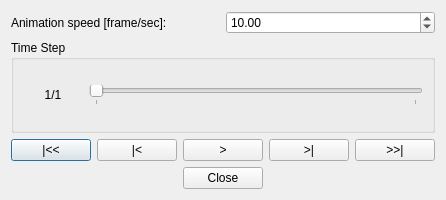
<?xml version="1.0" encoding="UTF-8"?>
<ui version="4.0">
 <class>TimeStepDialog</class>
 <widget class="QDialog" name="TimeStepDialog">
  <property name="geometry">
   <rect>
    <x>0</x>
    <y>0</y>
    <width>440</width>
    <height>200</height>
   </rect>
  </property>
  <property name="windowTitle">
   <string>Dialog</string>
  </property>
  <layout class="QVBoxLayout" name="verticalLayout">
   <item>
    <layout class="QHBoxLayout" name="frameRateLayout">
     <item>
      <widget class="QLabel" name="frameRateLabel">
       <property name="text">
        <string>Animation speed [frame/sec]:</string>
       </property>
      </widget>
     </item>
     <item>
      <widget class="QDoubleSpinBox" name="frameRateBox">
       <property name="minimum">
        <double>0.010000000000000</double>
       </property>
       <property name="value">
        <double>10.000000000000000</double>
       </property>
      </widget>
     </item>
    </layout>
   </item>
   <item>
    <widget class="QGroupBox" name="timeStepBox">
     <property name="title">
      <string>Time Step</string>
     </property>
     <layout class="QHBoxLayout" name="horizontalLayout">
      <item>
       <widget class="QLabel" name="timeStepLabel">
        <property name="minimumSize">
         <size>
          <width>60</width>
          <height>0</height>
         </size>
        </property>
        <property name="maximumSize">
         <size>
          <width>60</width>
          <height>16777215</height>
         </size>
        </property>
        <property name="text">
         <string>1/1</string>
        </property>
        <property name="alignment">
         <set>Qt::AlignCenter</set>
        </property>
       </widget>
      </item>
      <item>
       <widget class="QSlider" name="timeStepSlider">
        <property name="maximum">
         <number>1</number>
        </property>
        <property name="tracking">
         <bool>false</bool>
        </property>
        <property name="orientation">
         <enum>Qt::Horizontal</enum>
        </property>
        <property name="invertedControls">
         <bool>false</bool>
        </property>
        <property name="tickPosition">
         <enum>QSlider::TicksBelow</enum>
        </property>
        <property name="tickInterval">
         <number>1</number>
        </property>
       </widget>
      </item>
     </layout>
    </widget>
   </item>
   <item>
    <layout class="QHBoxLayout" name="buttonLayout">
     <item>
      <widget class="QPushButton" name="backBackButton">
       <property name="text">
        <string>|&lt;&lt;</string>
       </property>
      </widget>
     </item>
     <item>
      <widget class="QPushButton" name="backButton">
       <property name="text">
        <string>|&lt;</string>
       </property>
      </widget>
     </item>
     <item>
      <widget class="QPushButton" name="playButton">
       <property name="text">
        <string>&gt;</string>
       </property>
      </widget>
     </item>
     <item>
      <widget class="QPushButton" name="fwdButton">
       <property name="text">
        <string>&gt;|</string>
       </property>
      </widget>
     </item>
     <item>
      <widget class="QPushButton" name="fwdFwdButton">
       <property name="text">
        <string>&gt;&gt;|</string>
       </property>
      </widget>
     </item>
    </layout>
   </item>
   <item>
    <layout class="QHBoxLayout" name="closeButtonLayout">
     <item>
      <spacer name="leftSpacer">
       <property name="orientation">
        <enum>Qt::Horizontal</enum>
       </property>
       <property name="sizeHint" stdset="0">
        <size>
         <width>80</width>
         <height>20</height>
        </size>
       </property>
      </spacer>
     </item>
     <item>
      <widget class="QPushButton" name="closeButton">
       <property name="text">
        <string>Close</string>
       </property>
      </widget>
     </item>
     <item>
      <spacer name="rightSpacer">
       <property name="orientation">
        <enum>Qt::Horizontal</enum>
       </property>
       <property name="sizeHint" stdset="0">
        <size>
         <width>80</width>
         <height>20</height>
        </size>
       </property>
      </spacer>
     </item>
    </layout>
   </item>
  </layout>
 </widget>
 <resources/>
 <connections>
  <connection>
   <sender>closeButton</sender>
   <signal>clicked()</signal>
   <receiver>TimeStepDialog</receiver>
   <slot>close()</slot>
   <hints>
    <hint type="sourcelabel">
     <x>220</x>
     <y>176</y>
    </hint>
    <hint type="destinationlabel">
     <x>219</x>
     <y>99</y>
    </hint>
   </hints>
  </connection>
 </connections>
</ui>
